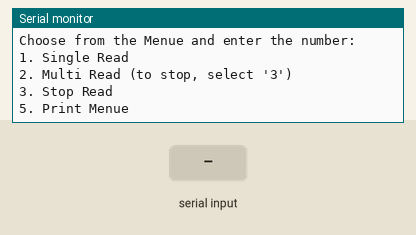
This sketch was run on a simulated Arduino Uno, built with avr-gcc and run on an emulated ATmega328P. Parts: the last lines printed to the serial monitor. The test bench sets the inputs (shaded band).

Above: at 1.2 s.
1.3 s: "1" received over the second serial link
At 2.1 s:
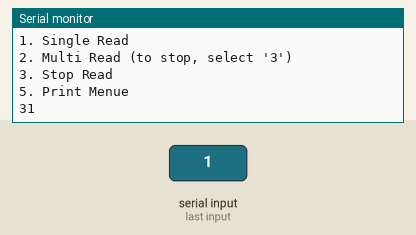
2.8 s: "2" received over the second serial link
At 3.3 s:
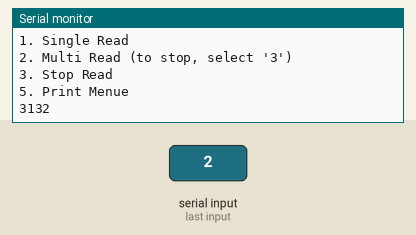

Measured:
- after the input at 1.3 s, the serial monitor: prints a new line at once (image 1)
- after the input at 2.8 s, the serial monitor: prints a new line at once (image 2)

The sketch:

read_RX_soft.ino
```cpp
#include <SoftwareSerial.h>

SoftwareSerial mySerial(2, 3); // RX, TX


//Commands
byte readSingle[] = {0xBB, 0x00, 0x22, 0x00, 0x00, 0x22, 0x7E};
byte readMulti[] = {0xBB, 0x00, 0x27, 0x00, 0x03, 0x22, 0xFF, 0xFF, 0x4A, 0x7E};
byte stopRead[] = {0xBB, 0x00, 0x28, 0x00, 0x00, 0x28, 0x7E};


void printWelcomeMessage(void){
  Serial.println("Choose from the Menue and enter the number:");
  Serial.println("1. Single Read");
  Serial.println("2. Multi Read (to stop, select '3')");
  Serial.println("3. Stop Read");
  Serial.println("5. Print Menue");
  Serial.println();
}


void setup() {
  Serial.begin(115200);
  Serial.println("Serial started");

  mySerial.begin(115200);


  printWelcomeMessage();
}


void loop() {
  //read commands from Serial Monitor
  if(Serial.available())
  {
    char letter = Serial.read();
    if(letter == '1'){
      mySerial.write(readSingle, sizeof(readSingle));
    }
    if(letter == '2'){
      mySerial.write(readMulti, sizeof(readMulti));
    }
    if(letter == '3'){
      mySerial.write(stopRead, sizeof(stopRead));
    }
    if(letter == '4'){
      mySerial.write(readSingle, sizeof(readSingle));
    }
    else if(letter == '5'){
      printWelcomeMessage();
    }
  }

  //print RFID reply
  if (mySerial.available()) {
    int hexIn = mySerial.read();
    Serial.print(hexIn,HEX);
    if(hexIn == 0x7E)
      Serial.println();
  }
}
```
